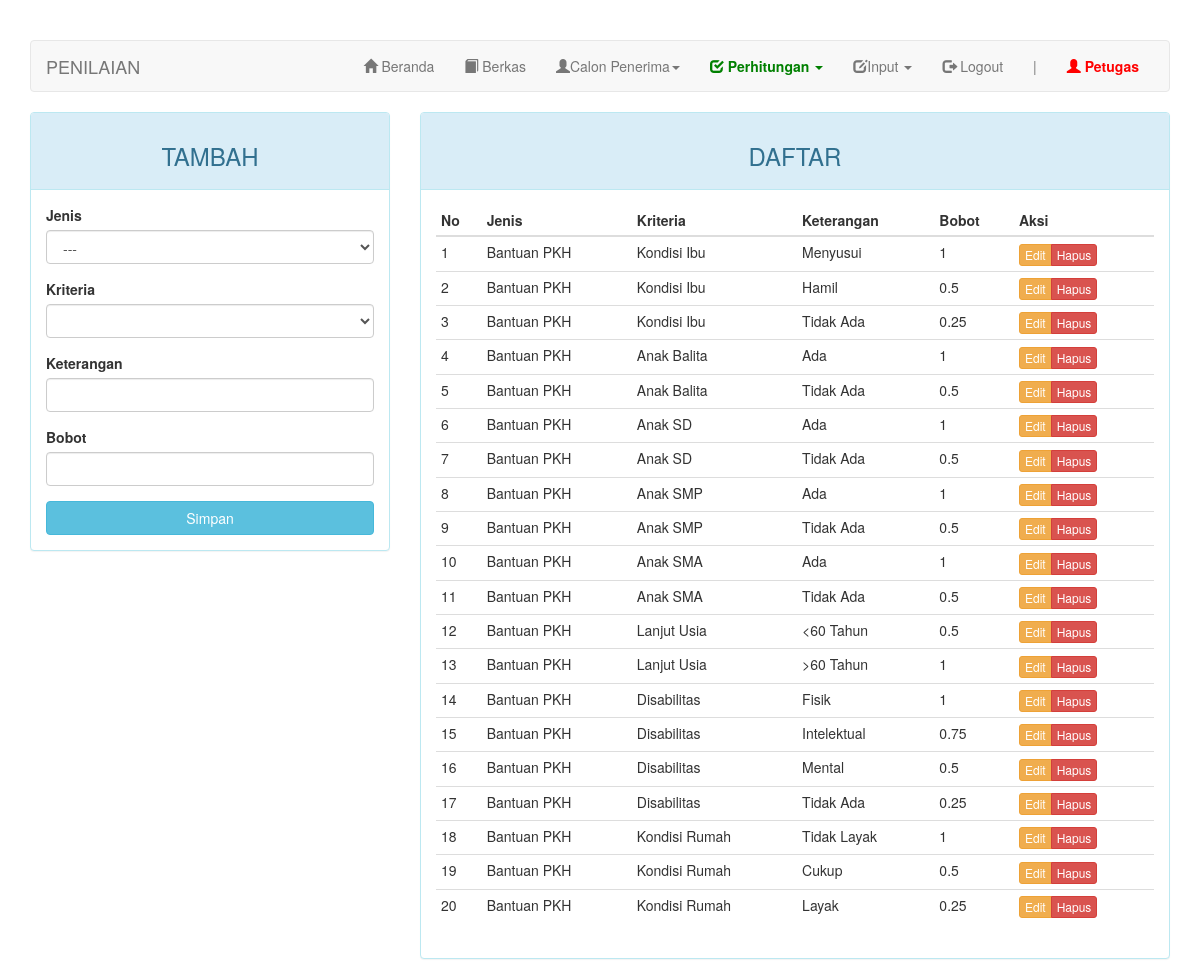
The app's page /index.php?page=penilaian (signed in), older data.
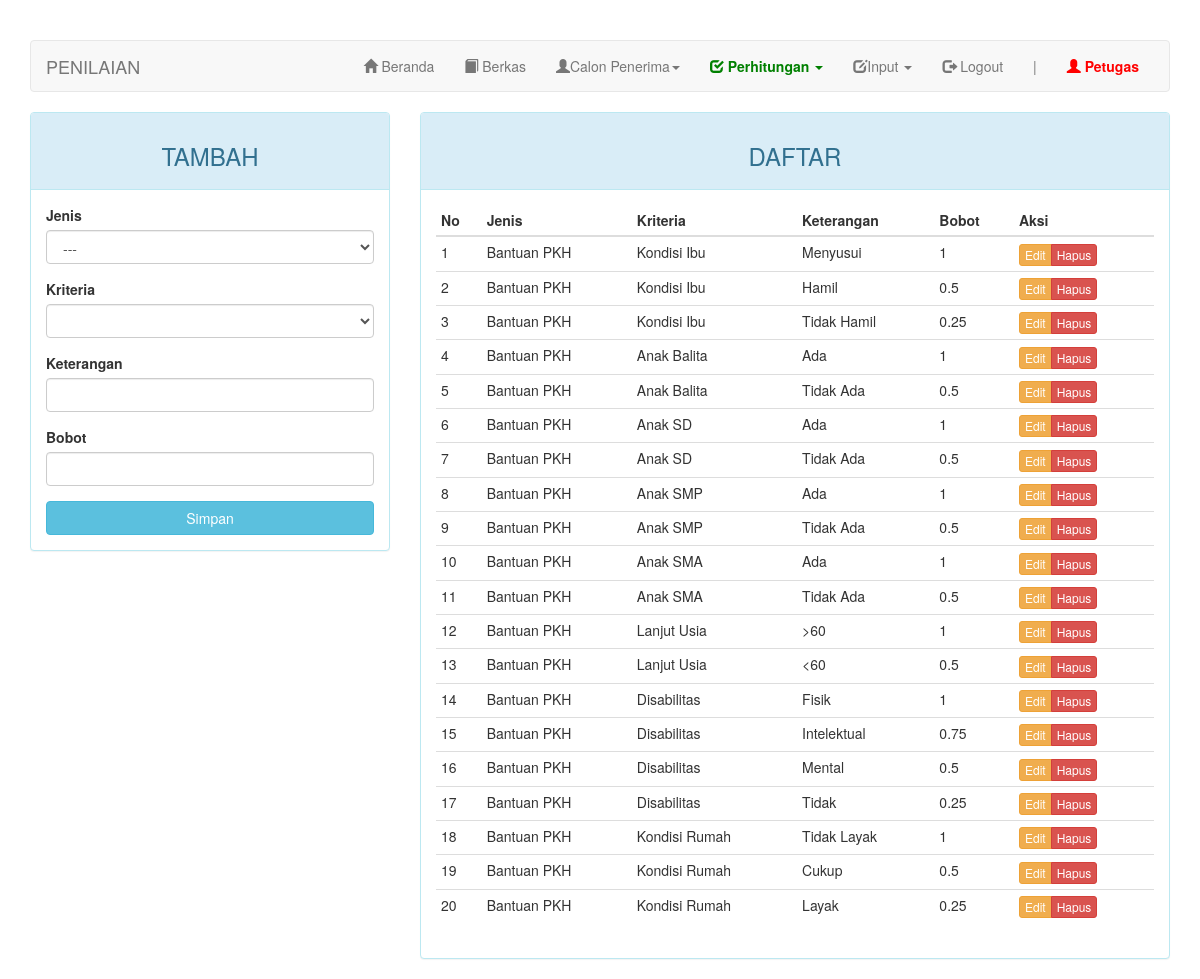
The same page, newer data.
### tables this page shows
CREATE TABLE `penilaian` (
  `kd_penilaian` int(11) NOT NULL,
  `kd_jenis_bantuan` int(11) DEFAULT NULL,
  `kd_kriteria` int(11) NOT NULL,
  `keterangan` varchar(20) NOT NULL,
  `bobot` float DEFAULT NULL
);

CREATE TABLE `jenis_bantuan` (
  `kd_jenis_bantuan` int(11) NOT NULL,
  `nama` varchar(50) DEFAULT NULL
);

CREATE TABLE `kriteria` (
  `kd_kriteria` int(11) NOT NULL,
  `kd_jenis_bantuan` int(11) NOT NULL,
  `nama` varchar(50) DEFAULT NULL,
  `sifat` enum('min','max') DEFAULT NULL,
  `jenis` enum('range','non-range') NOT NULL,
  `tahap` enum('tahap 1','tahap 2') NOT NULL
);

### page/penilaian.php (the view, shortened to what this page needs)
<?php
$update = (isset($_GET['action']) AND $_GET['action'] == 'update') ? true : false;
?>
<div class="row">
	<div class="col-md-4">
	    <div class="panel panel-<?= ($update) ? "warning" : "info" ?>">
	        <div class="panel-heading"><h3 class="text-center"><?= ($update) ? "EDIT" : "TAMBAH" ?></h3></div>
	        <div class="panel-body">
	            <form action="<?=$_SERVER['REQUEST_URI']?>" method="POST">
									<div class="form-group">
	                  <label for="kd_jenis_bantuan">Jenis</label>
										<select class="form-control" name="kd_jenis_bantuan" id="jenis_bantuan">
											<option>---</option>
										</select>
									</div>
									<div class="form-group">
	                  <label for="kd_kriteria">Kriteria</label>
										<select class="form-control" name="kd_kriteria" id="kriteria">
										</select>
									</div>
	                <div class="form-group">
	                    <label for="keterangan">Keterangan</label>
	                    <input type="text" name="keterangan" class="form-control" <?= (!$update) ?: 'value="'.$row["keterangan"].'"' ?>>
	                </div>
	                <div class="form-group">
	                    <label for="bobot">Bobot</label>
	                    <input type="text" name="bobot" class="form-control" <?= (!$update) ?: 'value="'.$row["bobot"].'"' ?>>
	                </div>
	                <button type="submit" class="btn btn-<?= ($update) ? "warning" : "info" ?> btn-block">Simpan</button>
	            </form>
	        </div>
	    </div>
	</div>
	<div class="col-md-8">
	    <div class="panel panel-info">
	        <div class="panel-heading"><h3 class="text-center">DAFTAR</h3></div>
	        <div class="panel-body">
	            <table class="table table-condensed">
	                <thead>
	                    <tr>
	                        <th>No</th>
	                        <th>Jenis</th>
	                        <th>Kriteria</th>
	                        <th>Keterangan</th>
	                        <th>Bobot</th>
	                        <th>Aksi</th>
	                    </tr>
	                </thead>
	                <tbody>
	                    <?php $no = 1; ?>
	                    <?php if ($query = $connection->query("SELECT a.kd_penilaian, c.nama AS nama_jenis_bantuan, b.nama AS nama_kriteria, a.keterangan, a.bobot FROM penilaian a JOIN kriteria b ON a.kd_kriteria=b.kd_kriteria JOIN jenis_bantuan c ON a.kd_jenis_bantuan=c.kd_jenis_bantuan")): ?>
	                        <?php while($row = $query->fetch_assoc()): ?>
	                        <tr>
	                            <td><?=$no++?></td>
	                            <td><?=$row['nama_jenis_bantuan']?></td>
	                            <td><?=$row['nama_kriteria']?></td>
	                            <td><?=$row['keterangan']?></td>
	                            <td><?=$row['bobot']?></td>
	                            <td>
	                                <div class="btn-group">
	                                    <a href="?page=penilaian&action=update&key=<?=$row['kd_penilaian']?>" class="btn btn-warning btn-xs">Edit</a>
	                                    <a href="?page=penilaian&action=delete&key=<?=$row['kd_penilaian']?>" class="btn btn-danger btn-xs">Hapus</a>
	                                </div>
	                            </td>
	                        </tr>
	                        <?php endwhile ?>
	                    <?php endif ?>
	                </tbody>
	            </table>
	        </div>
	    </div>
	</div>
</div>

Row changes from the older to the newer data that the page shows:
removed penilaian: kd_jenis_bantuan.nama "Bantuan PKH", kd_kriteria.nama "Kondisi Ibu", keterangan "Tidak Ada", bobot "0.25"
removed penilaian: kd_jenis_bantuan.nama "Bantuan PKH", kd_kriteria.nama "Lanjut Usia", keterangan "<60 Tahun", bobot "0.5"
removed penilaian: kd_jenis_bantuan.nama "Bantuan PKH", kd_kriteria.nama "Lanjut Usia", keterangan ">60 Tahun", bobot "1"
removed penilaian: kd_jenis_bantuan.nama "Bantuan PKH", kd_kriteria.nama "Disabilitas", keterangan "Tidak Ada", bobot "0.25"
added penilaian: kd_jenis_bantuan.nama "Bantuan PKH", kd_kriteria.nama "Kondisi Ibu", keterangan "Tidak Hamil", bobot "0.25"
added penilaian: kd_jenis_bantuan.nama "Bantuan PKH", kd_kriteria.nama "Lanjut Usia", keterangan ">60", bobot "1"
added penilaian: kd_jenis_bantuan.nama "Bantuan PKH", kd_kriteria.nama "Lanjut Usia", keterangan "<60", bobot "0.5"
added penilaian: kd_jenis_bantuan.nama "Bantuan PKH", kd_kriteria.nama "Disabilitas", keterangan "Tidak", bobot "0.25"
